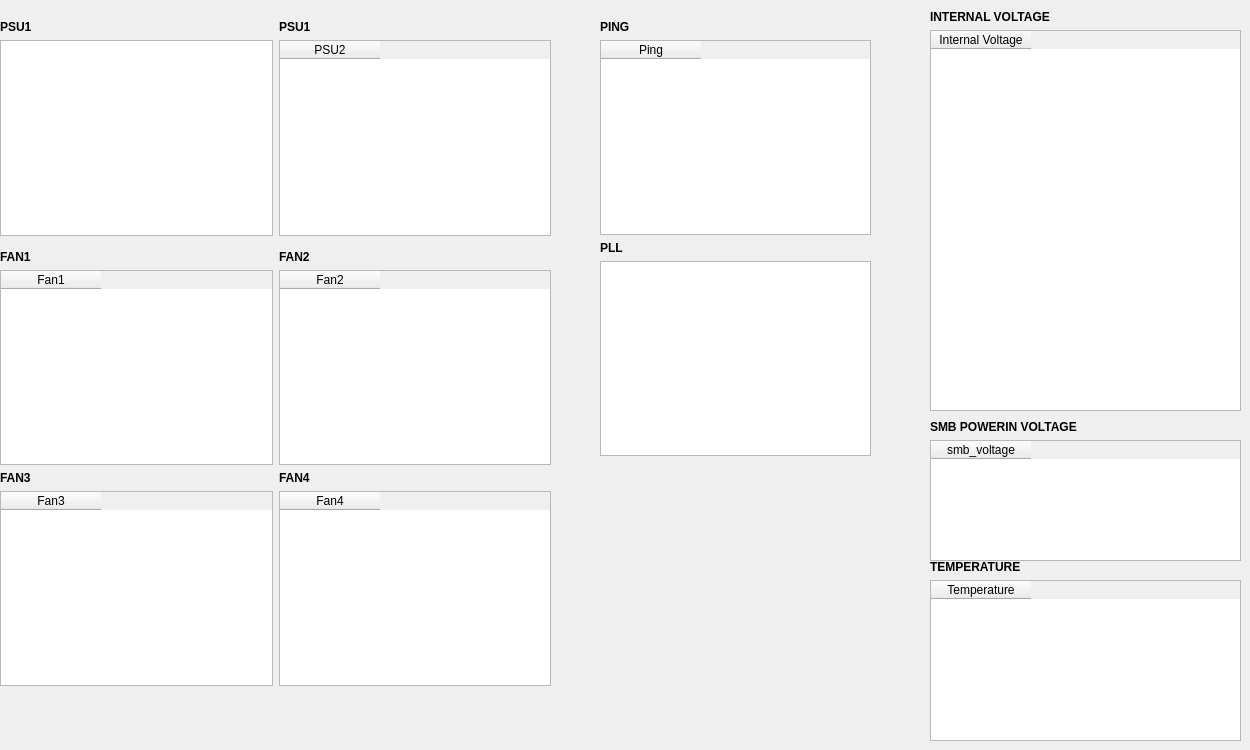
       <widget class="QWidget" name="tabAttributes">
        <attribute name="title">
         <string>Attributes</string>
        </attribute>
        <widget class="QWidget" name="layoutWidget">
         <property name="geometry">
          <rect>
           <x>0</x>
           <y>20</y>
           <width>551</width>
           <height>216</height>
          </rect>
         </property>
         <layout class="QGridLayout" name="gridLayout">
          <item row="0" column="0">
           <widget class="QLabel" name="label_454">
            <property name="font">
             <font>
              <weight>75</weight>
              <bold>true</bold>
             </font>
            </property>
            <property name="text">
             <string>PSU1</string>
            </property>
           </widget>
          </item>
          <item row="0" column="1">
           <widget class="QLabel" name="label_456">
            <property name="font">
             <font>
              <weight>75</weight>
              <bold>true</bold>
             </font>
            </property>
            <property name="text">
             <string>PSU1</string>
            </property>
           </widget>
          </item>
          <item row="1" column="0">
           <widget class="QTableWidget" name="tablePSU1">
            <property name="whatsThis">
             <string>&lt;html&gt;&lt;head/&gt;&lt;body&gt;&lt;p&gt;&lt;br/&gt;&lt;/p&gt;&lt;/body&gt;&lt;/html&gt;</string>
            </property>
            <property name="textElideMode">
             <enum>Qt::ElideLeft</enum>
            </property>
           </widget>
          </item>
          <item row="1" column="1">
           <widget class="QTableWidget" name="tablePSU2">
            <column>
             <property name="text">
              <string>PSU2</string>
             </property>
            </column>
           </widget>
          </item>
         </layout>
        </widget>
        <widget class="QWidget" name="layoutWidget">
         <property name="geometry">
          <rect>
           <x>0</x>
           <y>250</y>
           <width>551</width>
           <height>436</height>
          </rect>
         </property>
         <layout class="QGridLayout" name="gridLayout_2">
          <item row="0" column="0">
           <widget class="QLabel" name="label_455">
            <property name="font">
             <font>
              <weight>75</weight>
              <bold>true</bold>
             </font>
            </property>
            <property name="text">
             <string>FAN1</string>
            </property>
           </widget>
          </item>
          <item row="0" column="1">
           <widget class="QLabel" name="label_457">
            <property name="font">
             <font>
              <weight>75</weight>
              <bold>true</bold>
             </font>
            </property>
            <property name="text">
             <string>FAN2</string>
            </property>
           </widget>
          </item>
          <item row="1" column="0">
           <widget class="QTableWidget" name="tableFAN1">
            <column>
             <property name="text">
              <string>Fan1</string>
             </property>
            </column>
           </widget>
          </item>
          <item row="1" column="1">
           <widget class="QTableWidget" name="tableFAN2">
            <column>
             <property name="text">
              <string>Fan2</string>
             </property>
            </column>
           </widget>
          </item>
          <item row="2" column="0">
           <widget class="QLabel" name="label_460">
            <property name="font">
             <font>
              <weight>75</weight>
              <bold>true</bold>
             </font>
            </property>
            <property name="text">
             <string>FAN3</string>
            </property>
           </widget>
          </item>
          <item row="2" column="1">
           <widget class="QLabel" name="label_459">
            <property name="font">
             <font>
              <weight>75</weight>
              <bold>true</bold>
             </font>
            </property>
            <property name="text">
             <string>FAN4</string>
            </property>
           </widget>
          </item>
          <item row="3" column="0">
           <widget class="QTableWidget" name="tableFAN3">
            <column>
             <property name="text">
              <string>Fan3</string>
             </property>
            </column>
           </widget>
          </item>
          <item row="3" column="1">
           <widget class="QTableWidget" name="tableFAN4">
            <column>
             <property name="text">
              <string>Fan4</string>
             </property>
            </column>
           </widget>
          </item>
         </layout>
        </widget>
        <widget class="QWidget" name="layoutWidget">
         <property name="geometry">
          <rect>
           <x>600</x>
           <y>20</y>
           <width>271</width>
           <height>436</height>
          </rect>
         </property>
         <layout class="QGridLayout" name="gridLayout_3">
          <item row="0" column="0">
           <widget class="QLabel" name="label_453">
            <property name="font">
             <font>
              <weight>75</weight>
              <bold>true</bold>
             </font>
            </property>
            <property name="text">
             <string>PING</string>
            </property>
           </widget>
          </item>
          <item row="1" column="0">
           <widget class="QTableWidget" name="tablepings">
            <column>
             <property name="text">
              <string>Ping</string>
             </property>
            </column>
           </widget>
          </item>
          <item row="2" column="0">
           <widget class="QLabel" name="label_461">
            <property name="font">
             <font>
              <weight>75</weight>
              <bold>true</bold>
             </font>
            </property>
            <property name="text">
             <string>PLL</string>
            </property>
           </widget>
          </item>
          <item row="3" column="0">
           <widget class="QTableWidget" name="tableplls"/>
          </item>
         </layout>
        </widget>
        <widget class="QWidget" name="layoutWidget">
         <property name="geometry">
          <rect>
           <x>930</x>
           <y>10</y>
           <width>311</width>
           <height>401</height>
          </rect>
         </property>
         <layout class="QGridLayout" name="gridLayout_4">
          <item row="0" column="0">
           <widget class="QLabel" name="label_458">
            <property name="font">
             <font>
              <weight>75</weight>
              <bold>true</bold>
             </font>
            </property>
            <property name="text">
             <string>INTERNAL VOLTAGE</string>
            </property>
           </widget>
          </item>
          <item row="1" column="0">
           <widget class="QTableWidget" name="tableinternal_voltages">
            <column>
             <property name="text">
              <string>Internal Voltage</string>
             </property>
            </column>
           </widget>
          </item>
         </layout>
        </widget>
        <widget class="QWidget" name="layoutWidget">
         <property name="geometry">
          <rect>
           <x>930</x>
           <y>420</y>
           <width>311</width>
           <height>141</height>
          </rect>
         </property>
         <layout class="QGridLayout" name="gridLayout_5">
          <item row="0" column="0">
           <widget class="QLabel" name="label_462">
            <property name="font">
             <font>
              <weight>75</weight>
              <bold>true</bold>
             </font>
            </property>
            <property name="text">
             <string>SMB POWERIN VOLTAGE</string>
            </property>
           </widget>
          </item>
          <item row="1" column="0">
           <widget class="QTableWidget" name="tablesmb_powerin_voltage">
            <column>
             <property name="text">
              <string>smb_voltage</string>
             </property>
            </column>
           </widget>
          </item>
         </layout>
        </widget>
        <widget class="QWidget" name="layoutWidget">
         <property name="geometry">
          <rect>
           <x>930</x>
           <y>560</y>
           <width>311</width>
           <height>181</height>
          </rect>
         </property>
         <layout class="QGridLayout" name="gridLayout_6">
          <item row="0" column="0">
           <widget class="QLabel" name="label_463">
            <property name="font">
             <font>
              <weight>75</weight>
              <bold>true</bold>
             </font>
            </property>
            <property name="text">
             <string>TEMPERATURE</string>
            </property>
           </widget>
          </item>
          <item row="1" column="0">
           <widget class="QTableWidget" name="tabletemperatures">
            <column>
             <property name="text">
              <string>Temperature</string>
             </property>
            </column>
           </widget>
          </item>
         </layout>
        </widget>
       </widget>
